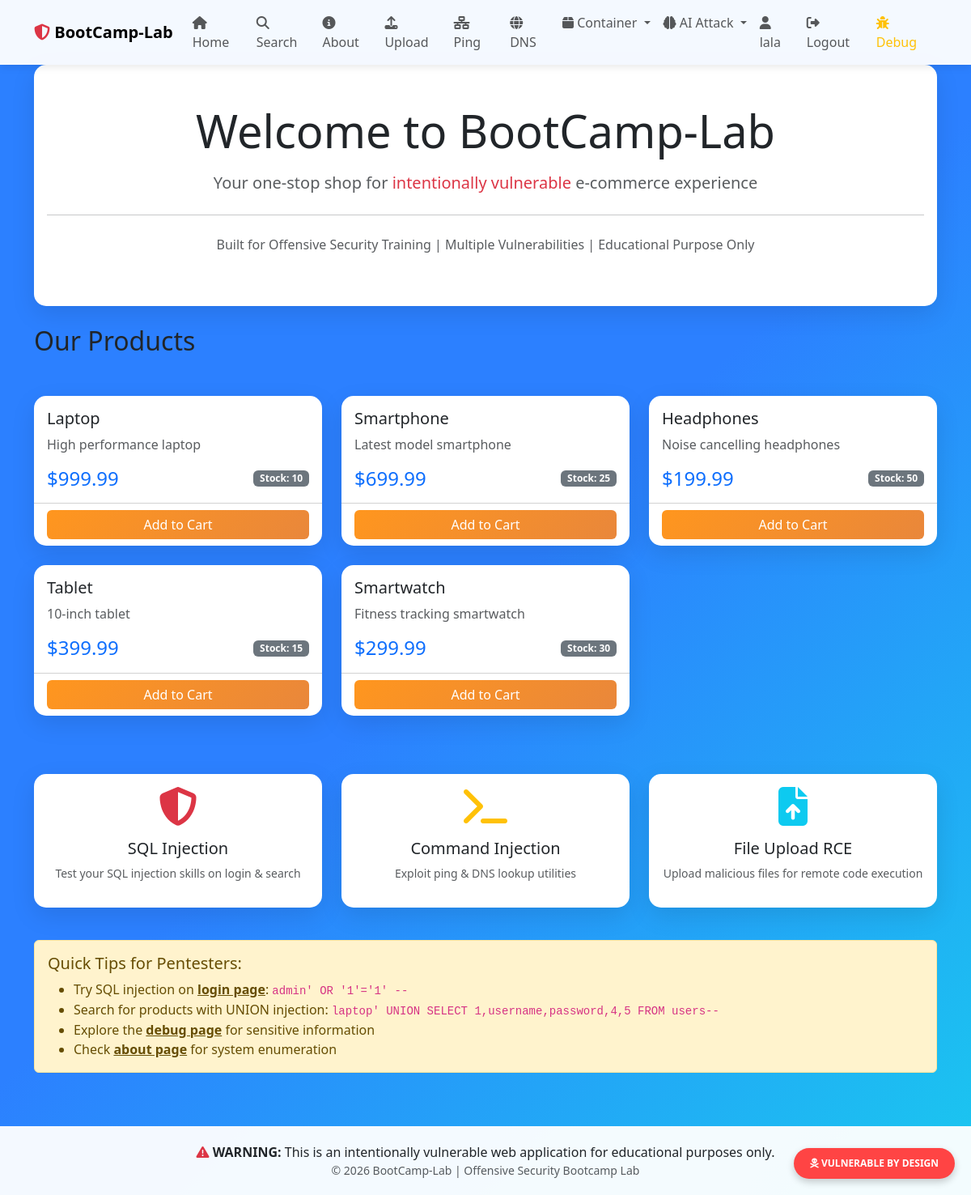
The page / (signed in) on the database its author committed.
### app.py (models this page shows, shortened)
class Product(db.Model):
    __tablename__ = 'products'
    id = db.Column(db.Integer, primary_key=True)
    name = db.Column(db.String(100), nullable=False)
    description = db.Column(db.Text)
    price = db.Column(db.Float, nullable=False)
    stock = db.Column(db.Integer, default=0)

### app.py (the view)
@app.route('/')
def index():
    products = Product.query.all()
    return render_template('index.html', products=products)

### templates/index.html (shortened to what this page needs)
{% extends "base.html" %}
{% block content %}
<div class="row mb-4">
    <div class="col-12">
        <div class="card">
            <div class="card-body text-center py-5">
                <h1 class="display-4 mb-3">
                    Welcome to BootCamp-Lab
                </h1>
                <p class="lead text-muted">
                    Your one-stop shop for <span class="text-danger">intentionally vulnerable</span> e-commerce experience
                </p>
                <hr class="my-4">
                <p class="text-muted">
                    Built for Offensive Security Training
                    | Multiple Vulnerabilities
                    | Educational Purpose Only
                </p>
            </div>
        </div>
    </div>
</div>
<div class="row mb-4">
    <div class="col-12">
        <h2 class="mb-4">Our Products</h2>
    </div>
</div>
<div class="row">
    {% for product in products %}
    <div class="col-md-4 mb-4">
        <div class="card h-100">
            <div class="card-body">
                <h5 class="card-title">{{ product.name }}</h5>
                <p class="card-text text-muted">{{ product.description }}</p>
                <div class="d-flex justify-content-between align-items-center">
                    <span class="h4 text-primary mb-0">${{ "%.2f"|format(product.price) }}</span>
                    <span class="badge bg-secondary">Stock: {{ product.stock }}</span>
                </div>
            </div>
            <div class="card-footer bg-transparent">
                <button class="btn btn-gradient w-100">
                    Add to Cart
                </button>
            </div>
        </div>
    </div>
    {% endfor %}
</div>
<div class="row mt-5">
    <div class="col-md-4 mb-3">
        <div class="card text-center">
            <div class="card-body">
                <i class="fas fa-shield-alt fa-3x text-danger mb-3"></i>
                <h5>SQL Injection</h5>
                <p class="text-muted small">Test your SQL injection skills on login & search</p>
            </div>
        </div>
    </div>
    <div class="col-md-4 mb-3">
        <div class="card text-center">
            <div class="card-body">
                <i class="fas fa-terminal fa-3x text-warning mb-3"></i>
                <h5>Command Injection</h5>
                <p class="text-muted small">Exploit ping & DNS lookup utilities</p>
            </div>
        </div>
    </div>
    <div class="col-md-4 mb-3">
        <div class="card text-center">
            <div class="card-body">
                <i class="fas fa-file-upload fa-3x text-info mb-3"></i>
                <h5>File Upload RCE</h5>
                <p class="text-muted small">Upload malicious files for remote code execution</p>
            </div>
        </div>
    </div>
</div>
<div class="row mt-4">
    <div class="col-12">
        <div class="alert alert-warning">
            <h5>Quick Tips for Pentesters:</h5>
            <ul class="mb-0">
                <li>Try SQL injection on <a href="{{ url_for('login') }}" class="alert-link">login page</a>: <code>admin' OR '1'='1' --</code></li>
                <li>Search for products with UNION injection: <code>laptop' UNION SELECT 1,username,password,4,5 FROM users--</code></li>
                <li>Explore the <a href="{{ url_for('debug') }}" class="alert-link">debug page</a> for sensitive information</li>
                <li>Check <a href="{{ url_for('about') }}" class="alert-link">about page</a> for system enumeration</li>
            </ul>
        </div>
    </div>
</div>
{% endblock %}

### templates/base.html (style rules this page uses)
body { min-height: 100vh; background: linear-gradient(135deg, #2c80ff 50%, #1ac8ef 100%); }
.card { border: none; border-radius: 15px; box-shadow: 0 10px 30px rgba(0,0,0,0.1); }
.btn-gradient { background: linear-gradient(135deg, #ff961e 0%, #e9873b 100%); border: none; color: white; }

### rows shown on the page
Product: name "Laptop", description "High performance laptop", price "999.99", stock "10"
Product: name "Smartphone", description "Latest model smartphone", price "699.99", stock "25"
Product: name "Headphones", description "Noise cancelling headphones", price "199.99", stock "50"
Product: name "Tablet", description "10-inch tablet", price "399.99", stock "15"
Product: name "Smartwatch", description "Fitness tracking smartwatch", price "299.99", stock "30"

### other values the page prints
{{ session.get('username') }} "lala"
